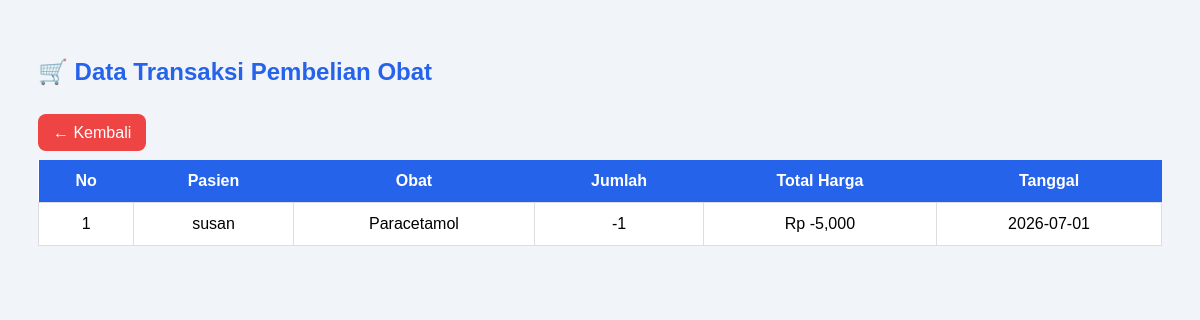
Page /transaksi.php (signed in) on the committed database.
### tables this page shows
CREATE TABLE `pembelian` (
  `id_pembelian` int(11) NOT NULL,
  `username` varchar(50) DEFAULT NULL,
  `id_obat` int(11) DEFAULT NULL,
  `jumlah` int(11) DEFAULT NULL,
  `total_harga` int(11) DEFAULT NULL,
  `tanggal` date DEFAULT NULL
);

CREATE TABLE `obat` (
  `id` int(11) NOT NULL,
  `nama_obat` varchar(100) DEFAULT NULL,
  `stok` int(11) DEFAULT NULL,
  `harga` int(11) DEFAULT NULL
);

### transaksi.php (the view, shortened to what this page needs)
<?php
include 'config.php';
?>
<!DOCTYPE html>
<html>
<head>
</head>
<body>
<h2>🛒 Data Transaksi Pembelian Obat</h2>
<br>
<a href="dashboard.php">
← Kembali
</a>
<br><br>
<table>
<tr>
<th>No</th>
<th>Pasien</th>
<th>Obat</th>
<th>Jumlah</th>
<th>Total Harga</th>
<th>Tanggal</th>
</tr>
<?php
$no = 1;
$query = mysqli_query($conn,
"SELECT
p.username,
o.nama_obat,
p.jumlah,
p.total_harga,
p.tanggal
FROM pembelian p
JOIN obat o
ON p.id_obat = o.id
ORDER BY p.id_pembelian DESC"
) or die(mysqli_error($conn));
while($data=mysqli_fetch_assoc($query)){
?>
<tr>
<td><?= $no++; ?></td>
<td><?= $data['username']; ?></td>
<td><?= $data['nama_obat']; ?></td>
<td><?= $data['jumlah']; ?></td>
<td>
Rp <?= number_format($data['total_harga']); ?>
</td>
<td><?= $data['tanggal']; ?></td>
</tr>
<?php } ?>
</table>
</body>
</html>

### transaksi.php (style rules this page uses)
body { font-family:Arial; background:#f1f5f9; padding:30px; }
h2 { color:#2563eb; }
table { width:100%; border-collapse:collapse; background:white; }
th { background:#2563eb; color:white; padding:12px; }
td { padding:12px; border:1px solid #ddd; text-align:center; }
a { background:#ef4444; color:white; padding:10px 15px; text-decoration:none; border-radius:8px; }

### rows in the picture
pembelian: username "susan", id_obat.nama_obat "Paracetamol", jumlah "-1", total_harga "-5,000", tanggal "2026-07-01"
